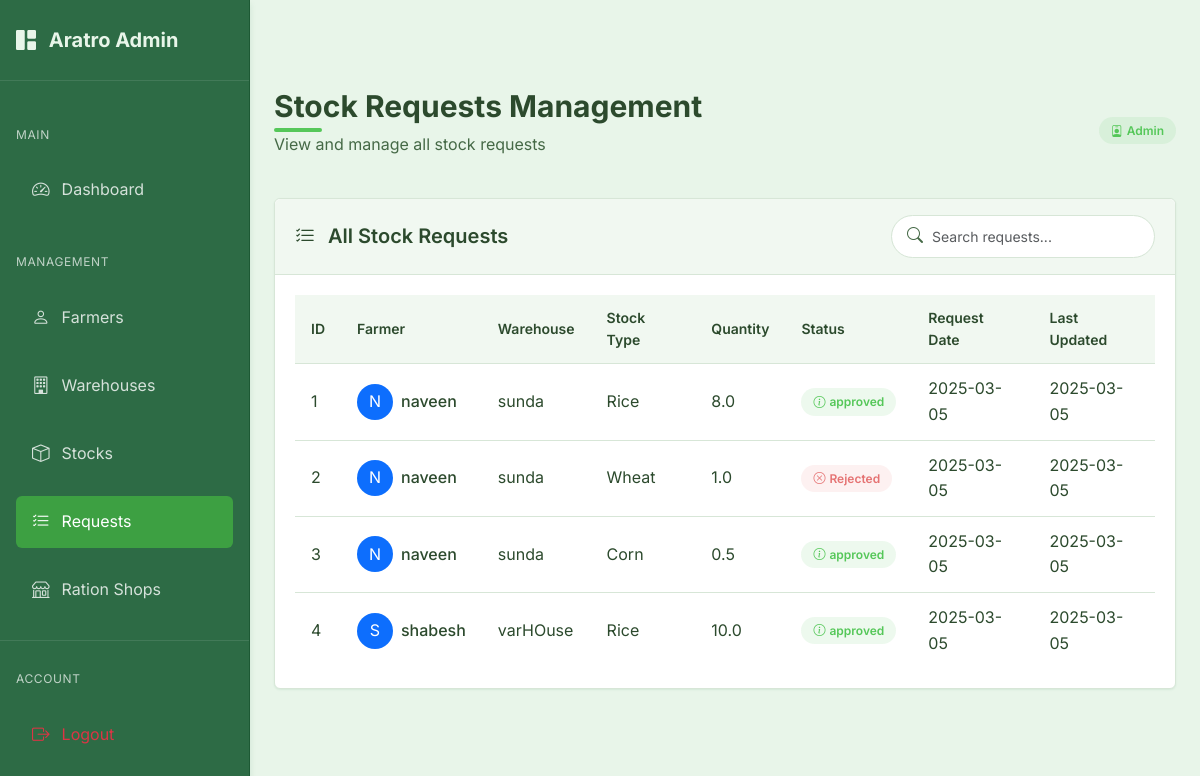
/admin/requests (signed in), run on the app's committed database.
### models.py (models this page shows, shortened)
class StockRequest(db.Model):
    __tablename__ = 'stock_request'
    id = db.Column(db.Integer, primary_key=True, autoincrement=True)
    from_id = db.Column(db.Integer, db.ForeignKey('farmer.id'), nullable=False)  # Farmer's ID
    to_id = db.Column(db.Integer, db.ForeignKey('warehouse.id'), nullable=False)    # Warehouse's ID
    stock_id = db.Column(db.Integer, db.ForeignKey('stock.id'), nullable=False)
    request_date = db.Column(db.DateTime, default=datetime.utcnow)
    status = db.Column(db.String(20), default='pending')
    created_at = db.Column(db.DateTime, nullable=False, default=datetime.utcnow)
    updated_at = db.Column(db.DateTime, nullable=False, default=datetime.utcnow, onupdate=datetime.utcnow)
    farmer = db.relationship('Farmer', foreign_keys=[from_id], backref='stock_requests')
    warehouse = db.relationship('Warehouse', foreign_keys=[to_id], backref='received_requests')
    stock = db.relationship('Stock', backref='request')

class Farmer(db.Model):
    id = db.Column(db.Integer, primary_key=True, autoincrement=True)
    user_id = db.Column(db.Integer, db.ForeignKey('user.id'), nullable=False)
    name = db.Column(db.String(100), nullable=False)
    address = db.Column(db.String(200), nullable=False)
    aadhar_number = db.Column(db.String(12), unique=True, nullable=False)  # Exactly 12 digits
    phone_number = db.Column(db.String(10), nullable=False)  # Exactly 10 digits
    stocks = db.relationship('Stock', backref='farmer', lazy=True)

class Warehouse(db.Model):
    id = db.Column(db.Integer, primary_key=True, autoincrement=True)
    user_id = db.Column(db.Integer, db.ForeignKey('user.id'), nullable=False)
    manager_name = db.Column(db.String(100), nullable=False)
    name = db.Column(db.String(100), nullable=False)
    location = db.Column(db.String(200))
    latitude = db.Column(db.Float)
    longitude = db.Column(db.Float)
    phone_number = db.Column(db.String(20))
    warehouse_type = db.Column(db.String(20))  # 'private' or 'government'
    capacity = db.Column(db.Float)  # in tons
    available_space = db.Column(db.Float)  # in tons
    stocks = db.relationship('Stock', backref='warehouse', lazy=True)

class Stock(db.Model):
    id = db.Column(db.Integer, primary_key=True, autoincrement=True)
    type = db.Column(db.String(100), nullable=False)
    quantity = db.Column(db.Float, nullable=False)
    requested_quantity = db.Column(db.Float, nullable=False)  # Original requested quantity
    status = db.Column(db.String(20), nullable=False, default='pending')  # pending, stored, rejected
    farmer_id = db.Column(db.Integer, db.ForeignKey('farmer.id'), nullable=False)
    warehouse_id = db.Column(db.Integer, db.ForeignKey('warehouse.id'), nullable=False)
    created_at = db.Column(db.DateTime, nullable=False, default=datetime.utcnow)
    updated_at = db.Column(db.DateTime, nullable=False, default=datetime.utcnow, onupdate=datetime.utcnow)

### routes.py (the view)
@admin.route('/requests')
@admin_required
def requests():
    stock_requests = StockRequest.query.all()
    return render_template('admin/requests.html', requests=stock_requests)

### app.py (called while the page is built)
@login_manager.user_loader
def load_user(user_id):
    try:
        if user_id.startswith('admin_'):
            admin_id = int(user_id.split('_')[1])
            return Admin.query.get(admin_id)
        else:
            return User.query.get(int(user_id))
    except Exception as e:
        print(f"Error loading user: {e}")
        return None

@app.before_request
def before_request():
    session.permanent = True  # Use permanent session with lifetime set above

### models.py (called while the page is built)
    def get_id(self):
        return f"admin_{self.id}"

    def __repr__(self):
        return f'<Admin {self.email}>'

### routes.py (called while the page is built)
@admin.context_processor
def inject_admin_data():
    admin_data = {'current_user': current_user}
    if current_user.is_authenticated:
        admin_user = Admin.query.get(current_user.id)
        if admin_user:
            admin_data['admin_user'] = admin_user
    return admin_data

### templates/admin/requests.html (shortened to what this page needs)
{% extends "admin/base_admin.html" %}
{% block admin_content %}
<div class="page-header d-flex justify-content-between align-items-center">
    <div>
        <h1 class="page-title">Stock Requests Management</h1>
        <p class="page-subtitle">View and manage all stock requests</p>
    </div>
    <div>
        <span class="admin-badge admin-badge-primary">
            <i class="bi bi-person-badge me-1"></i>
            Admin
        </span>
    </div>
</div>
<div class="admin-card">
    <div class="admin-card-header">
        <h5 class="admin-card-title">
            <i class="bi bi-list-check me-2"></i>
            All Stock Requests
        </h5>
        <div class="search-input">
            <i class="bi bi-search"></i>
            <input type="text" id="requestSearch" class="form-control form-control-sm" placeholder="Search requests...">
        </div>
    </div>
    <div class="admin-card-body">
        <div class="table-responsive">
            <table class="admin-table" id="requestsTable">
                <thead>
                    <tr>
                        <th>ID</th>
                        <th>Farmer</th>
                        <th>Warehouse</th>
                        <th>Stock Type</th>
                        <th>Quantity</th>
                        <th>Status</th>
                        <th>Request Date</th>
                        <th>Last Updated</th>
                    </tr>
                </thead>
                <tbody>
                    {% if requests %}
                        {% for request in requests %}
                            <tr>
                                <td>{{ request.id }}</td>
                                <td>
                                    <div class="d-flex align-items-center">
                                        <div class="avatar-circle bg-primary text-white d-flex align-items-center justify-content-center me-2" style="width: 36px; height: 36px; border-radius: 50%;">
                                            <span>{{ request.farmer.name[0] | upper }}</span>
                                        </div>
                                        <div>
                                            <span class="fw-medium">{{ request.farmer.name }}</span>
                                        </div>
                                    </div>
                                </td>
                                <td>{{ request.warehouse.name }}</td>
                                <td>{{ request.stock.type }}</td>
                                <td>{{ request.stock.quantity }}</td>
                                <td>
                                    {% if request.status == 'pending' %}
                                        <span class="admin-badge admin-badge-warning">
                                            <i class="bi bi-hourglass-split me-1"></i>
                                            Pending
                                        </span>
                                    {% elif request.status == 'accepted' %}
                                        <span class="admin-badge admin-badge-success">
                                            <i class="bi bi-check-circle me-1"></i>
                                            Accepted
                                        </span>
                                    {% elif request.status == 'rejected' %}
                                        <span class="admin-badge admin-badge-danger">
                                            <i class="bi bi-x-circle me-1"></i>
                                            Rejected
                                        </span>
                                    {% elif request.status == 'partial' %}
                                        <span class="admin-badge admin-badge-primary">
                                            <i class="bi bi-pie-chart me-1"></i>
                                            Partial
                                        </span>
                                    {% else %}
                                        <span class="admin-badge admin-badge-primary">
                                            <i class="bi bi-info-circle me-1"></i>
                                            {{ request.status }}
                                        </span>
                                    {% endif %}
                                </td>
                                <td>{{ request.request_date.strftime('%Y-%m-%d') }}</td>
                                <td>{{ request.updated_at.strftime('%Y-%m-%d') }}</td>
                            </tr>
                        {% endfor %}
                    {% endif %}
                </tbody>
            </table>
        </div>
    </div>
</div>
{% endblock %}

### static/css/style.css (style rules this page uses)
:root { --primary-color: #55c759; --primary-dark: #3da042; --primary-light: #7ed681; --secondary-color: #358856; --secondary-dark: #246b3d; --secondary-light: #4a9d6a; --accent-1: #92d275; --accent-2: #6ab04c; --accent-3: #437c2d; --background-color: #e8f5e9; --surface-color: #f1f8f1; --surface-hover: #e1efe1; --text-primary: #2c4a2d; --text-secondary: #456946; --text-light: #588559; --success-color: #55c759; --error-color: #e57373; --error-color-rgb: 229, 115, 115; --warning-color: #ffd54f; --info-color: #4db6ac; --border-color: #d7e6d7; --border-radius: 0.375rem; --shadow-sm: 0 1px 2px rgba(53, 136, 86, 0.1); --shadow-md: 0 4px 6px rgba(53, 136, 86, 0.15); --shadow-lg: 0 10px 15px rgba(53, 136, 86, 0.2); --spacing-xs: 0.25rem; --spacing-sm: 0.5rem; --spacing-md: 1rem; --spacing-lg: 1.5rem; --spacing-xl: 2rem; --font-family: 'Inter', system-ui, -apple-system, BlinkMacSystemFont, 'Segoe UI', Roboto, Oxygen, Ubuntu, Cantarell, 'Open Sans', 'Helvetica Neue', sans-serif; }
* { margin: 0; padding: 0; box-sizing: border-box; }
body { font-family: var(--font-family); background-color: var(--background-color); color: var(--text-primary); line-height: 1.6; padding-top: 4rem; min-height: 100vh; }
h1, h2, h3, h4, h5, h6 { margin-bottom: var(--spacing-md); color: var(--text-primary); font-weight: 600; }
h1 { font-size: 1.875rem; position: relative; display: inline-block; margin-bottom: 1.5rem; }
h1::after { content: ''; position: absolute; bottom: -0.5rem; left: 0; width: 3rem; height: 0.25rem; background: var(--primary-color); border-radius: 0.125rem; }
.form-control { width: 100%; padding: 0.625rem 0.75rem; border: 1px solid var(--border-color); border-radius: var(--border-radius); font-family: var(--font-family); font-size: 0.95rem; transition: border-color 0.2s, box-shadow 0.2s; background-color: var(--surface-color); }

### data on the page
StockRequest: id "1", farmer "N", farmer.name "naveen", warehouse.name "sunda", stock.type "Rice", stock.quantity "8.0", status "approved", request_date "2025-03-05", updated_at "2025-03-05"
StockRequest: id "2", farmer "N", farmer.name "naveen", warehouse.name "sunda", stock.type "Wheat", stock.quantity "1.0", status "rejected" (drawn), request_date "2025-03-05", updated_at "2025-03-05"
StockRequest: id "3", farmer "N", farmer.name "naveen", warehouse.name "sunda", stock.type "Corn", stock.quantity "0.5", status "approved", request_date "2025-03-05", updated_at "2025-03-05"
StockRequest: id "4", farmer "S", farmer.name "shabesh", warehouse.name "varHOuse", stock.type "Rice", stock.quantity "10.0", status "approved", request_date "2025-03-05", updated_at "2025-03-05"
